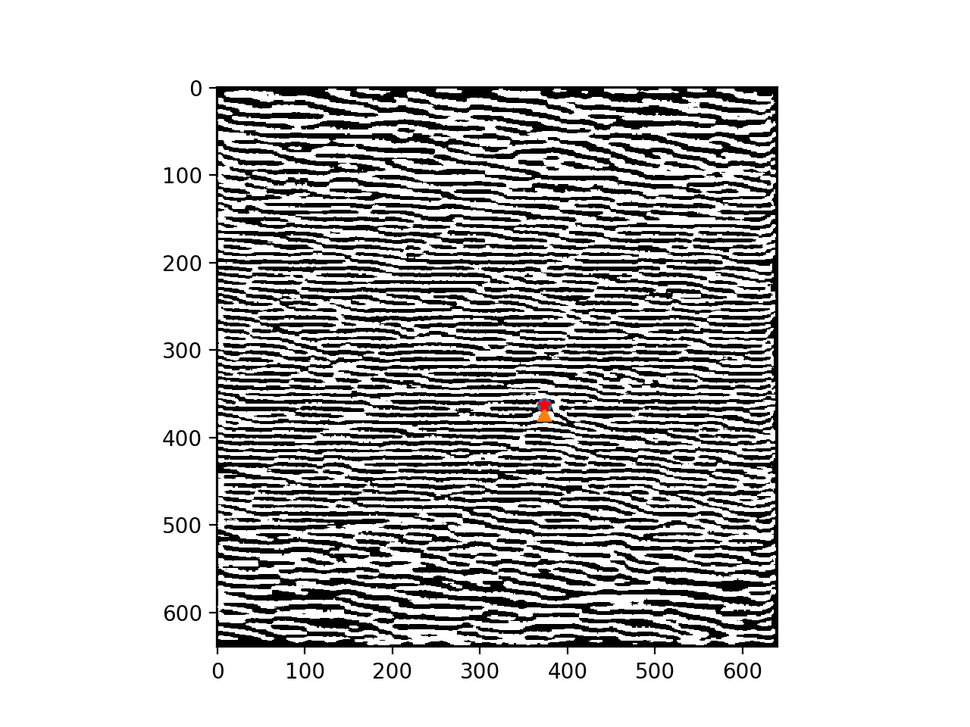
#> input picture python-fingerprint-recognition/database/finger1.png, 970 x 727 px, shrunk from 1280 x 960 before the run, found by its file name
$ python test.py
#> lines starting #> are read from the running program, lines starting #| are printed output that depends on the picture; after the words box and inside, x2 and y2 are one past the last pixel; in counts of white or black regions, pixels touching at a corner belong together
import cv2
import numpy as np

img = cv2.imread("/Users/graciecarter/Documents/GitHub/Salutation/python-fingerprint-recognition/database/finger1.png", 0)
#> img: shape (727, 970); min 0, max 255, mean 199.5
print (img)
#> (printed output is left out)
size = np.size(img)
#> size = 705190
skel = np.zeros(img.shape, np.uint8)

ret, img = cv2.threshold(img, 127, 255, 0)
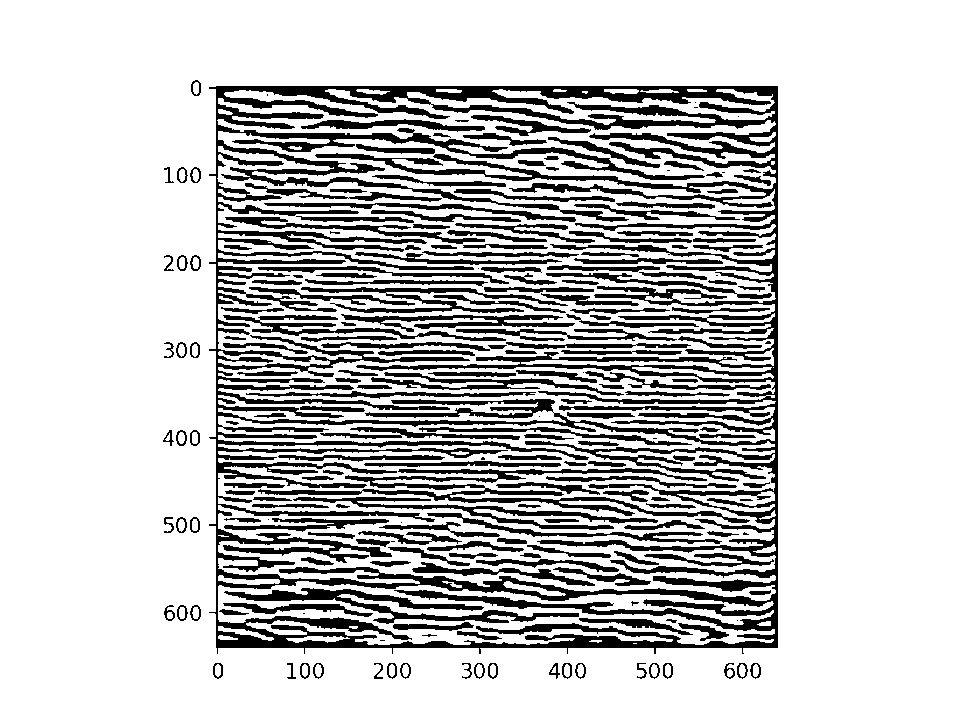
#> img: shape (727, 970); 78.5% white; 219 black regions (23 under 20 px), largest, box (x1, y1, x2, y2) and area: (209, 86, 778, 654) 82819, (258, 468, 750, 523) 4715, (224, 588, 579, 624) 3055
element = cv2.getStructuringElement(cv2.MORPH_CROSS, (3, 3))
done = False

while (not done):
    eroded = cv2.erode(img, element)
    temp = cv2.dilate(eroded, element)
    temp = cv2.subtract(img, temp)
    skel = cv2.bitwise_or(skel, temp)
    img = eroded.copy()

    zeros = size - cv2.countNonZero(img)
    if zeros == size:
        done = True
#> this loop made 278 passes
#> zeros on passes 1 to 3: 229950, 297578, 325341
#> pass 1, `eroded = cv2.erode(img, element)`:
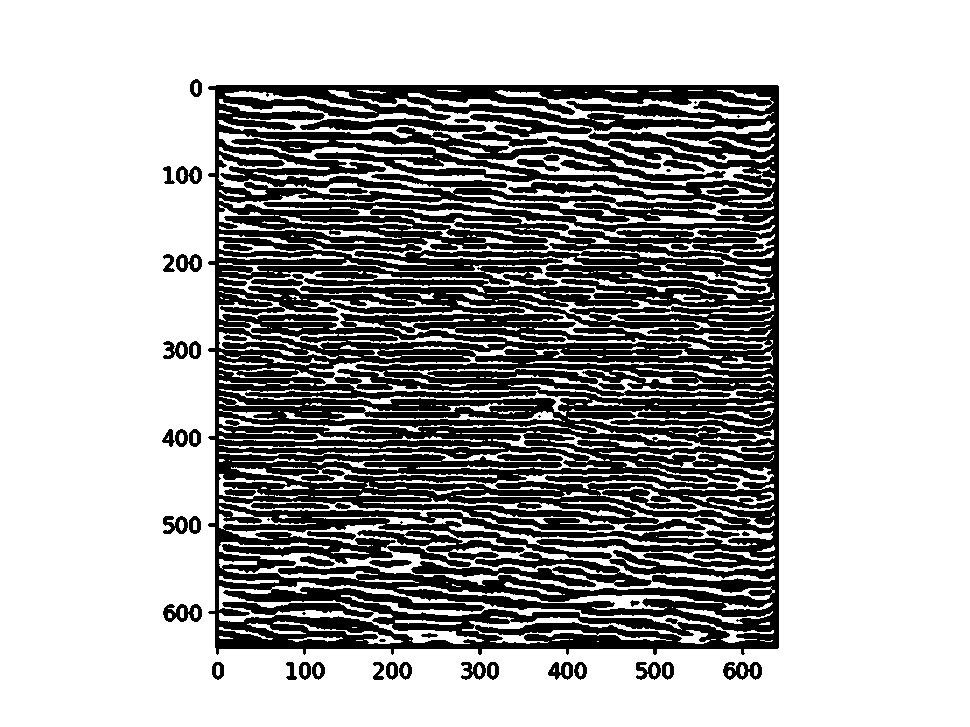
#> eroded: shape (727, 970); 67.4% white; 62 black regions (7 under 20 px), largest, box (x1, y1, x2, y2) and area: (208, 85, 779, 655) 214586, (357, 530, 525, 560) 1659, (300, 118, 486, 133) 1394
#> pass 1, `temp = cv2.dilate(eroded, element)`:
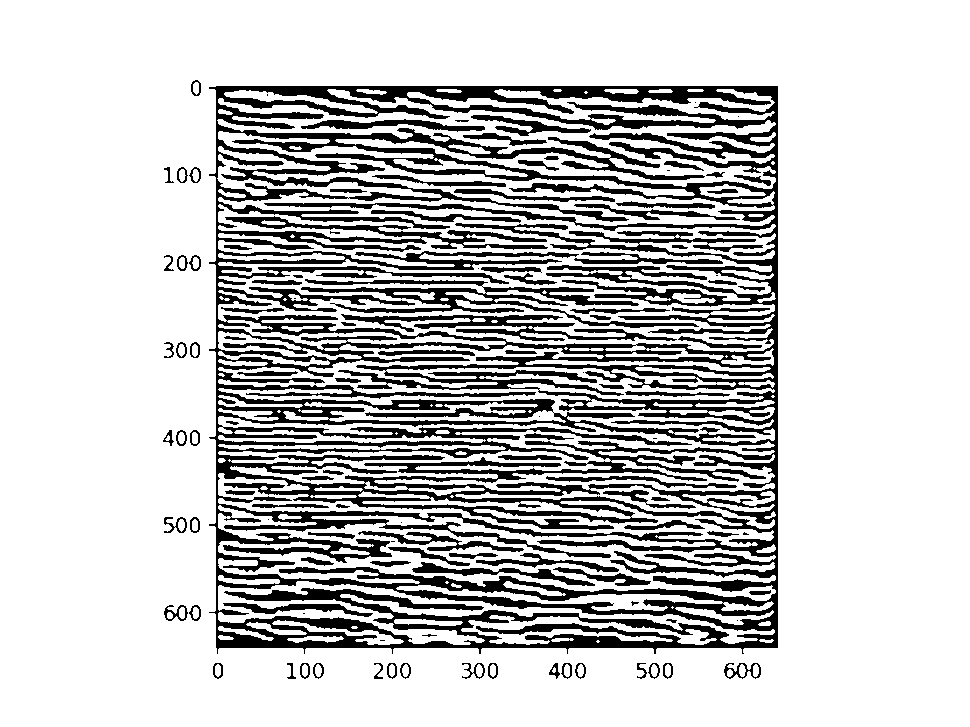
#> temp: shape (727, 970); 78.1% white; 118 black regions (19 under 20 px), largest, box (x1, y1, x2, y2) and area: (209, 86, 778, 654) 127700, (301, 279, 699, 328) 4388, (341, 314, 677, 341) 2757
#> pass 1, `temp = cv2.subtract(img, temp)`:
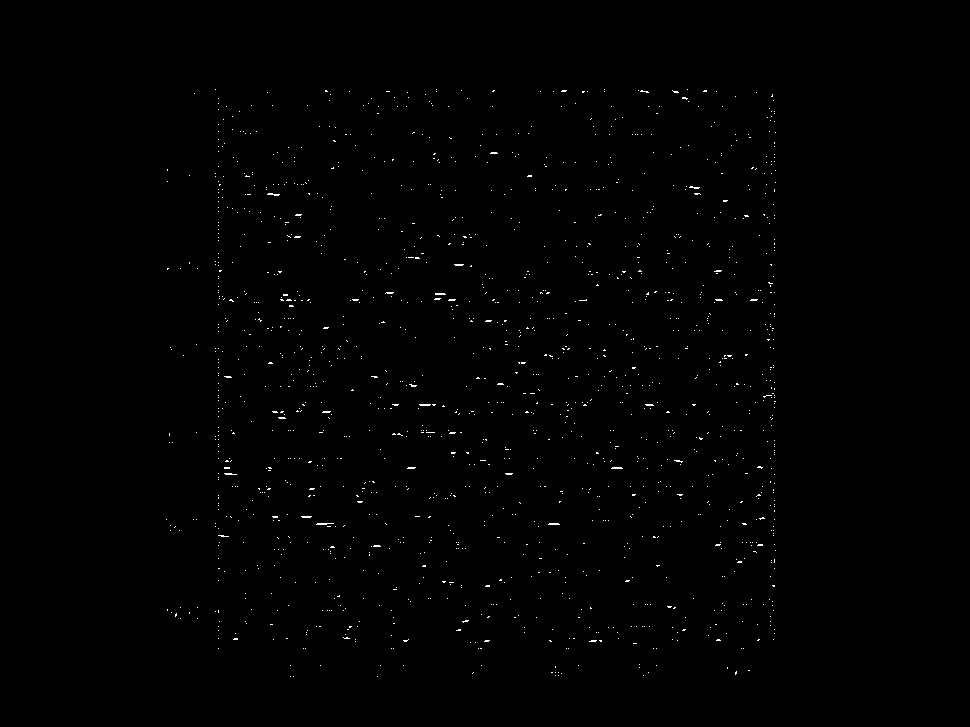
#> temp: shape (727, 970); 0.43% white in thin lines or dots, all inside (x1, y1, x2, y2) = (166, 89, 776, 677)
#> pass 2, `eroded = cv2.erode(img, element)`:
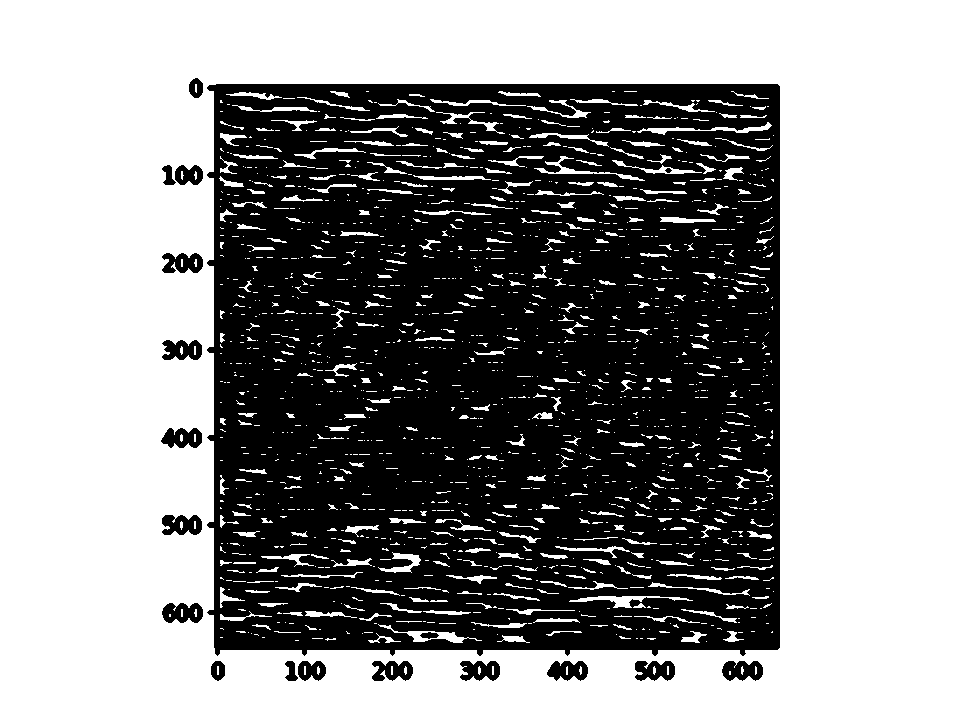
#> eroded: shape (727, 970); 57.8% white; 19 black regions, largest, box (x1, y1, x2, y2) and area: (207, 84, 780, 656) 289981, (162, 603, 203, 623) 614, (722, 661, 763, 681) 611
#> after the loop: eroded: shape (727, 970); every value is 0
#> after the loop:
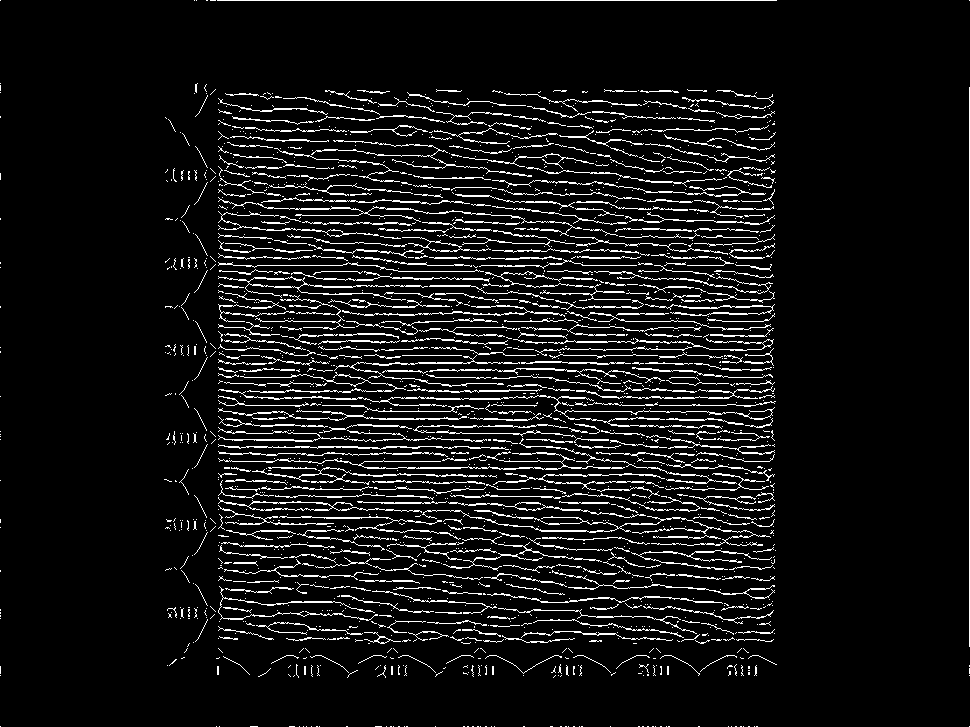
#> skel: shape (727, 970); 7.7% white in thin lines or dots

cv2.imshow("skel", skel)
cv2.waitKey(0)
cv2.destroyAllWindows()

$ run again, with python-fingerprint-recognition/database/finger2.png copied over python-fingerprint-recognition/database/finger1.png
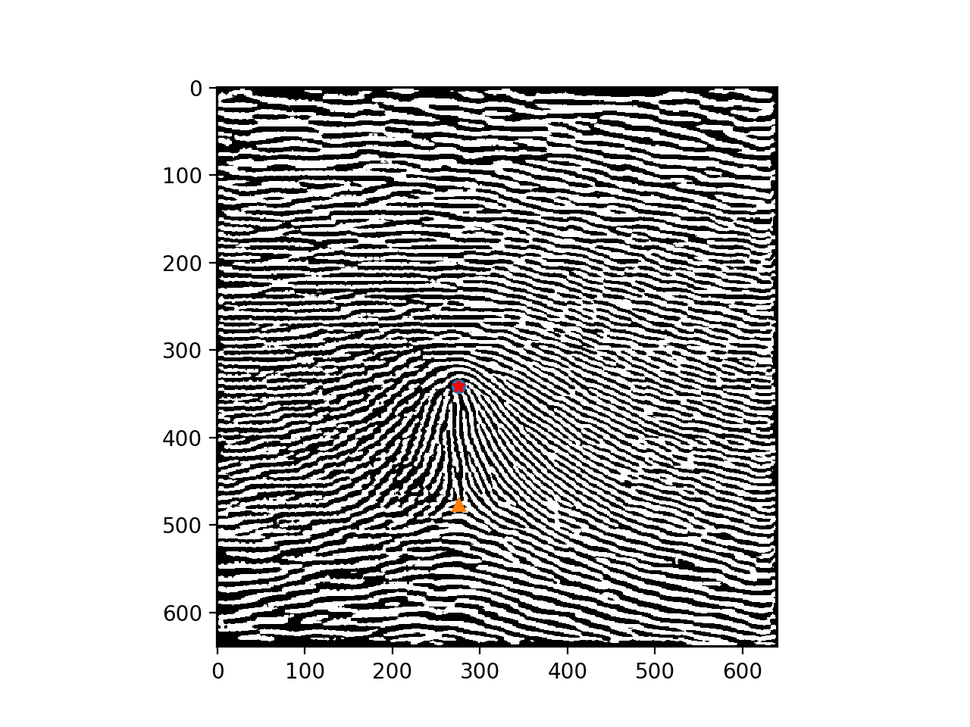
#> input picture python-fingerprint-recognition/database/finger2.png, 970 x 727 px, shrunk from 1280 x 960 before the run, found by its file name
#> (printed output is left out)
#> size = 705190
#> the loop `while (not done):` made 278 passes
#> zeros on passes 1 to 3: 230712, 297001, 327321
#> pass 1, `temp = cv2.subtract(img, temp)`:
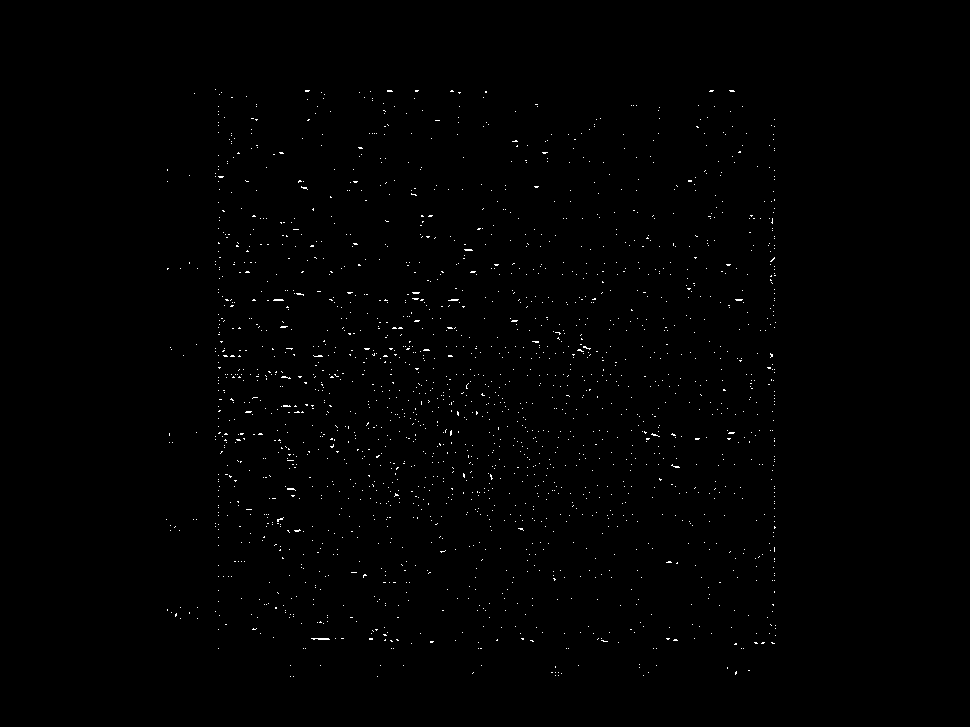
#> temp: shape (727, 970); 0.5% white in thin lines or dots, all inside (x1, y1, x2, y2) = (166, 89, 776, 677)
#> after the loop `while (not done):`:
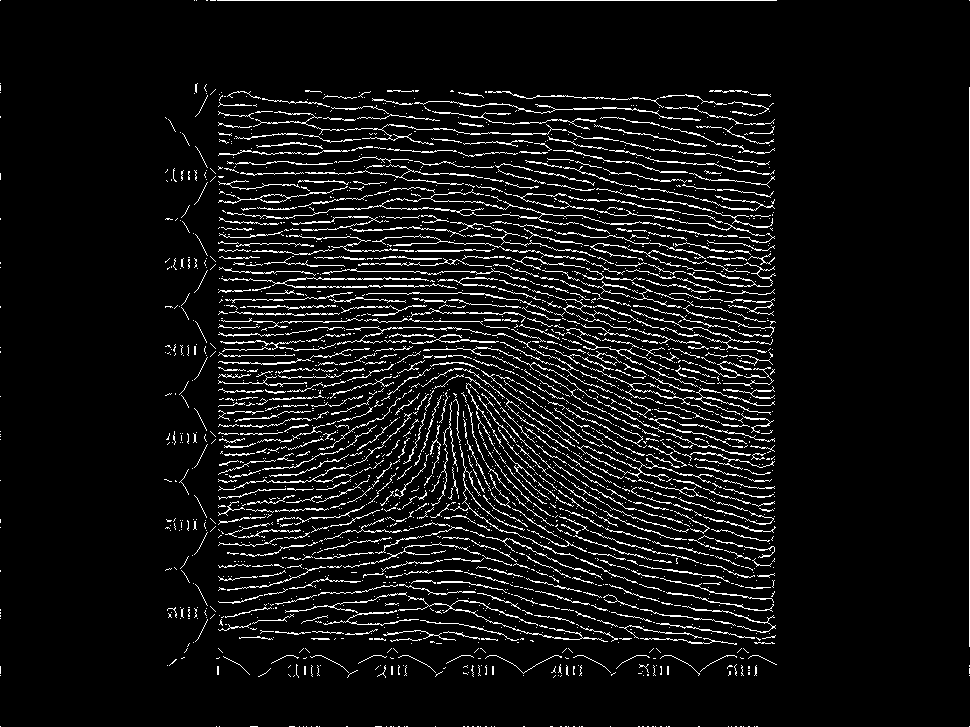
#> skel: shape (727, 970); 7.2% white in thin lines or dots

$ run again, with python-fingerprint-recognition/database/101_1.tif saved as python-fingerprint-recognition/database/finger1.png
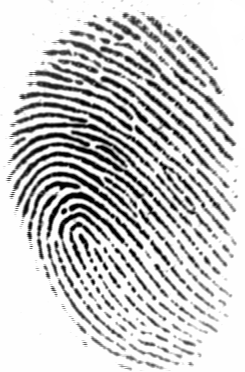
#> input picture python-fingerprint-recognition/database/101_1.tif, 245 x 372 px, found by its file name
#> img is the input picture: shape (372, 245); min 1, max 255, mean 201.2
#> (printed output is left out)
#> size = 91140
#> `ret, img = cv2.threshold(img, 127, 255, 0)`:
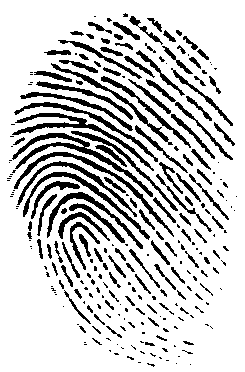
#> img: shape (372, 245); 80.2% white; 260 black regions (139 under 20 px), largest, box (x1, y1, x2, y2) and area: (12, 133, 153, 197) 1074, (12, 113, 154, 171) 908, (14, 152, 174, 237) 841
#> the loop `while (not done):` made 111 passes
#> zeros on passes 1 to 8: 28613, 39528, 49535, 56773, 61271, 63439, 64790, 65961
#> after the loop `while (not done):`:
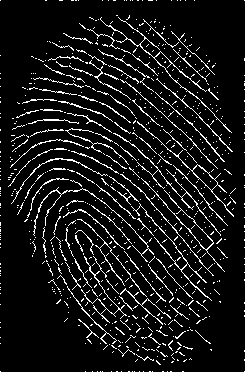
#> skel: shape (372, 245); 8.8% white in thin lines or dots

$ run again, with python-fingerprint-recognition/database/101_2.tif saved as python-fingerprint-recognition/database/finger1.png
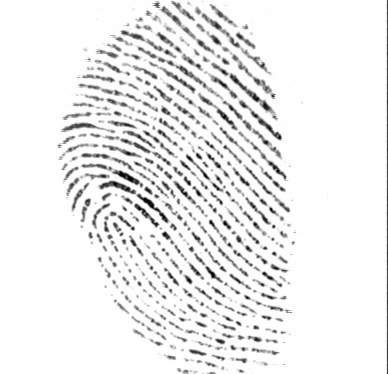
#> input picture python-fingerprint-recognition/database/101_2.tif, 388 x 374 px, found by its file name
#> img is the input picture: shape (374, 388); min 1, max 254, mean 237
#> (printed output is left out)
#> size = 145112
#> `ret, img = cv2.threshold(img, 127, 255, 0)`:
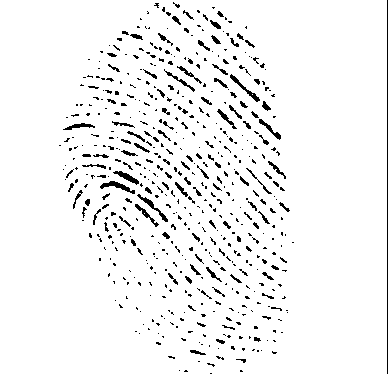
#> img: shape (374, 388); 94.9% white; black in thin lines or dots, all inside (x1, y1, x2, y2) = (59, 0, 388, 374)
#> the loop `while (not done):` made 177 passes
#> zeros on passes 1 to 3: 15508, 25201, 35907
#> after the loop `while (not done):`:
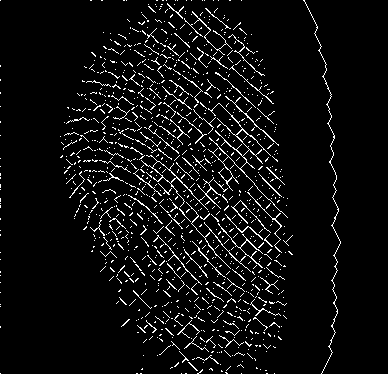
#> skel: shape (374, 388); 5.6% white in thin lines or dots, all inside (x1, y1, x2, y2) = (0, 0, 341, 374)
